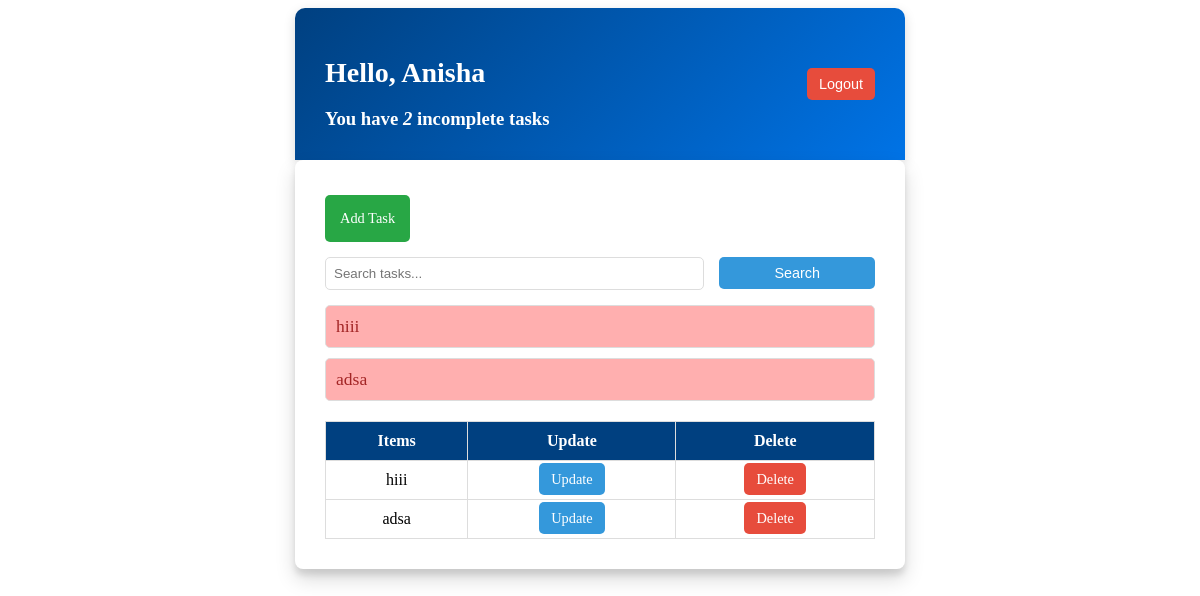
Page / (signed in) on the earlier database version.
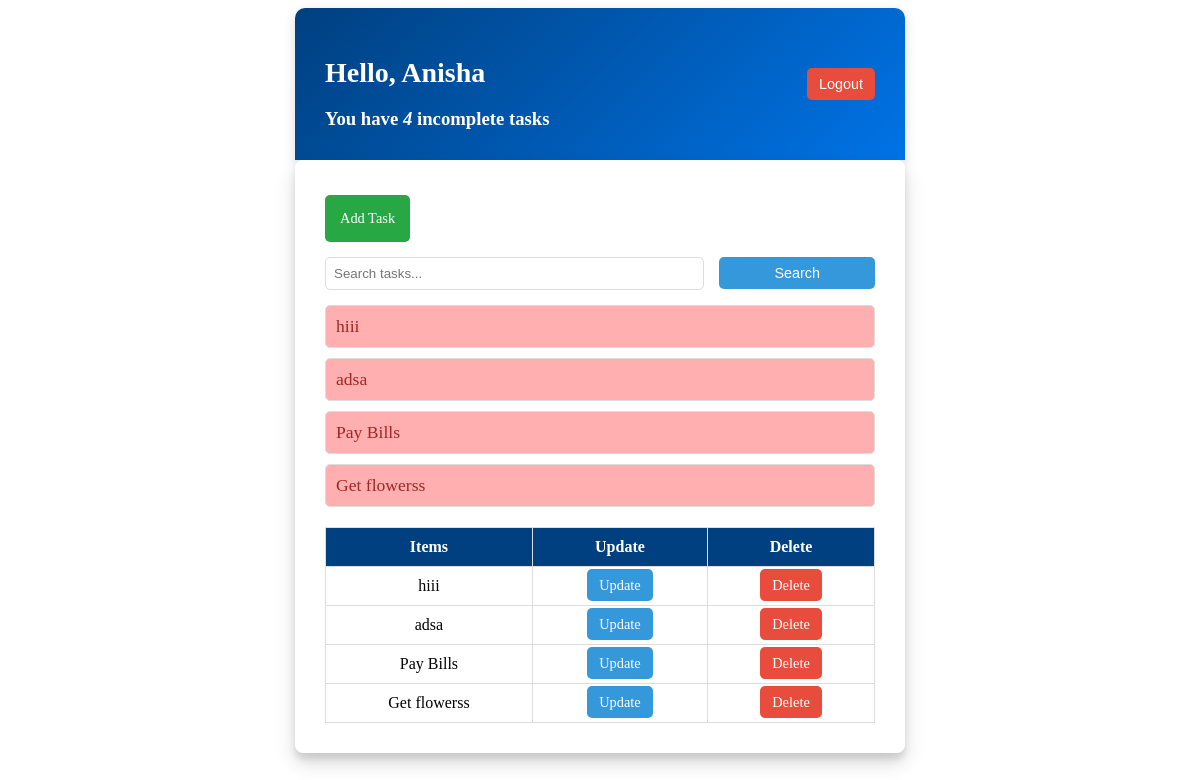
Same page on the later database version.
### base/models.py (models this page shows, shortened)
class Task(models.Model):
    user = models.ForeignKey(User, on_delete=models.CASCADE, null=True, blank=True)   #one to many relationship
    title = models.CharField(max_length=200)
    description = models.TextField(null=True,blank=True)
    complete = models.BooleanField(default=False)
    created = models.DateTimeField(auto_now_add=True)
    class Meta:
        ordering = ['complete']

### base/views.py (the view)
# urls.py: path('', TaskList.as_view(), name='tasks'),
class TaskList(LoginRequiredMixin,ListView):   # Class-based view for listing tasks
    model = Task
    context_object_name = 'tasks'  # Define the context variable used in the template
    def get_context_data(self, **kwargs):
        context = super().get_context_data(**kwargs)
        context['tasks'] = context['tasks'].filter(user = self.request.user)
        context['count'] = context['tasks'].filter(complete = False).count()
        search_input= self.request.GET.get('search-area') or ''
        if search_input:
            context['tasks']=context['tasks'].filter(
                title__icontains=search_input)
        context['search_input']= search_input
        return context

### base/templates/base/task_list.html (shortened to what this page needs)
<div class="header-bar">
  <div>
    <h1>Hello, {{ request.user|title }}</h1>
    <h3 style="margin: 0">
      You have <i>{{ count }}</i> incomplete task{{ count|pluralize:"s" }}
    </h3>
  </div>
  <div class="auth-links">
    {% if request.user.is_authenticated %}
    <form action="{% url 'logout' %}" method="post" style="display: inline">
      <button type="submit" class="btn btn-logout">Logout</button>
    </form>
    {% else %}
    <a href="{% url 'login' %}" class="btn btn-login">Login</a>
    {% endif %}
  </div>
</div>
<div class="main-content">
  <a href="{% url 'task-create' %}" class="btn btn-add">Add Task</a>
  <form method="GET" class="search-form">
    <input
      type="text"
      name="search-area"
      value="{{ search_input }}"
      placeholder="Search tasks..."
    />
    <input type="submit" value="Search" class="btn btn-search" />
  </form>
  <div class="task-items">
    {% if tasks %} {% for task in tasks %}
    <div
      class="task-wrapper {% if task.complete %}completed{% else %}incomplete{% endif %}"
    >
      <div class="task-title">
        <a href="{% url 'task-update' task.id %}" class="task-link">
          {% if task.complete %}
          <s>{{ task.title }}</s>
          {% else %} {{ task.title }} {% endif %}
        </a>
      </div>
    </div>
    {% endfor %} {% else %}
    <h3>No items in the list</h3>
    {% endif %}
  </div>
  <table class="task-table">
    <thead>
      <tr>
        <th>Items</th>
        <th>Update</th>
        <th>Delete</th>
      </tr>
    </thead>
    <tbody>
      {% for task in tasks %}
      <tr>
        <td>{{ task.title }}</td>
        <td>
          <a href="{% url 'task-update' task.id %}" class="btn btn-update"
            >Update</a
          >
        </td>
        <td>
          <a href="{% url 'task-delete' task.id %}" class="btn btn-delete"
            >Delete</a
          >
        </td>
      </tr>
      {% endfor %}
    </tbody>
  </table>
</div>

### base/templates/base/task_list.html (style rules this page uses)
.main-content { max-width: 550px; margin: auto; padding: 30px; background-color: rgb(255, 255, 255); box-shadow: 0px 10px 20px rgba(0, 0, 0, 0.15), 0px 6px 6px rgba(0, 0, 0, 0.1); border-radius: 8px; }
.header-bar { max-width: 550px; margin: auto; padding: 30px; background: linear-gradient(135deg, #004080, #0073e6); color: #ffffff; border-radius: 10px 10px 0 0; display: flex; align-items: center; justify-content: space-between; box-shadow: 0px 4px 12px rgba(0, 0, 0, 0.15); }
.header-bar h1 { font-size: 1.75em; }
.btn { padding: 8px 12px; border: none; border-radius: 5px; cursor: pointer; text-decoration: none; color: #ffffff; font-size: 0.9em; }
.btn-logout { background-color: #e74c3c; }
.btn-add { background-color: #28a745; margin: 5px 0; padding: 15px; display: inline-block; }
.btn-search { background-color: #3498db; padding: 8px 55px; margin-left: 5px; }
.btn-update { background-color: #3498db; }
.btn-delete { background-color: #e74c3c; }
.task-items { margin-top: 15px; }
.task-wrapper { padding: 10px; border: 1px solid #ddd; border-radius: 5px; margin-bottom: 10px; }
.task-wrapper.incomplete { background-color: hsla(0, 100%, 77%, 0.684); color: #a32525; }
.task-title { font-size: 1.1em; font-weight: 500; }
.task-link { color: inherit; text-decoration: none; }
.task-table { width: 100%; margin-top: 20px; border-collapse: collapse; }
.task-table th, .task-table td { padding: 10px; border: 1px solid #ddd; text-align: center; }
.task-table th { background-color: #004080; color: #fff; }
.search-form { display: flex; align-items: center; gap: 10px; margin: 10px 0; }
.search-form input[type="text"] { padding: 8px; width: 70%; border: 1px solid #ddd; border-radius: 5px; }

Differences in the rows shown:
added Task: title "Pay Bills"
added Task: title "Get flowerss"
Other differences:
{{ count }}: "2" → "4"
